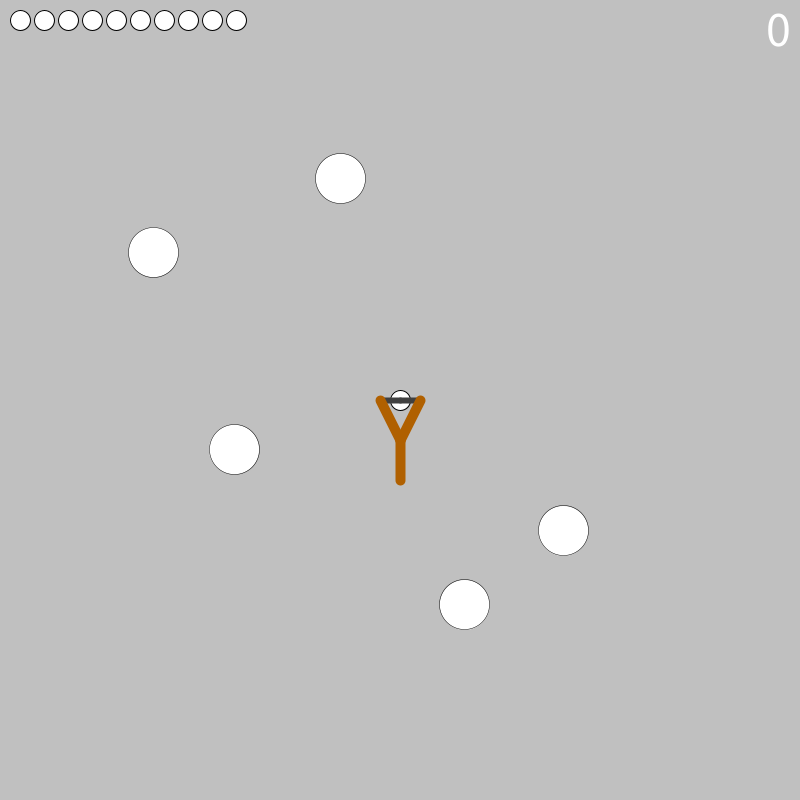
Frame 1 (no input)
Frame 60 (the mouse pressed at the canvas centre just before this capture): identical to frame 1, image omitted
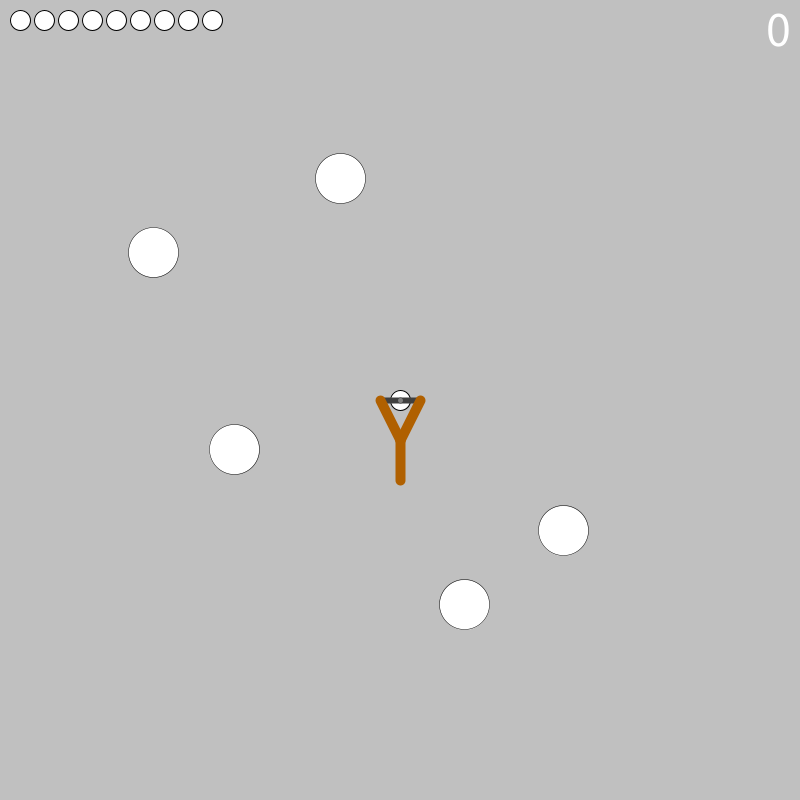
Frame 120 (the mouse held since frame 60 and released just before this capture)

The Processing sketch that drew these frames (run headless with seeded random() and noise(); from frame 60 on, the mouse is pressed at the canvas centre):

// Processing sketch: Slingshot_Game
// ── Slingshot_Game.pde
/* Ball game
 * Use a slingshot to shoot a ball at targets and get points
 * For each set of targets hit an extra life is rewarded
 * By Marinus Bos, 2022
 */

Ball ball;
Slingshot slingshot;
TargetManager targets;
Game game;

long lastFrame;

void setup() {
  size(800, 800);
  
  PVector field = new PVector(width, height);
  
  ball = new Ball(field.copy().div(2), new PVector(1, 0).setMag(100).rotate(random(0, 2*PI)), 20, #FFFFFF, new PVector(width, height), true);
  slingshot = new Slingshot(ball, field.copy().div(2));
  targets = new TargetManager();
  game = new Game(targets, ball, slingshot, field.copy());
  
  game.startGame();
}

void draw() {
  background(192);
  
  // Get the current frame time
  long currentFrame = System.nanoTime();
  float dt = 60*(float)(currentFrame-lastFrame)/(float)(1000000000);
  lastFrame = currentFrame;
  
  // Run main loops
  final int precision = 10; // Precision multiplier for main game loop
  
  for(int i = 0; i < precision; i++) {
    ball.update(dt/(float)precision);
    int hit = targets.checkCollision(ball);
    game.addScore(hit);
    game.update();
  }
  
  // Draw objects
  ball.display();
  slingshot.drawSlingshot();
  targets.display();
  slingshot.drawOverlay();
  game.display();
}

void mousePressed() {
  game.mousePress(new PVector(mouseX, mouseY));
}

void mouseDragged() {
  game.mouseDrag(new PVector(mouseX, mouseY));
}

void mouseReleased() {
  game.mouseRelease();
}

// ── Ball.pde
/* Ball
 * A ball that can be used for games
 * Includes physics and wall collision that can be disabled
 * By Marinus Bos, 2022
 */ 

class Ball {
  PVector pos;
  PVector vel;
  PVector acc;
  float size;
  color fillColor;
  PVector field; //the size of the screen
  boolean grabbed;

  Ball(PVector pos, PVector vel, float size, color fillColor, PVector field, boolean grabbed) {
    this.pos = pos;
    this.vel = vel;
    this.acc = new PVector(0, 0);
    this.size = size;
    this.fillColor = fillColor;
    this.field = field;
    this.grabbed = grabbed;
  }
  
  //display ball
  void display() {
    pushMatrix();
    translate(pos.x, pos.y);
    shape(ballShape(), 0, 0);
    popMatrix();
  }
  
  //apply physics if ball is not grabbed
  void update(float dt) {
    if (!grabbed) {
      //velocity with dt applied
      PVector frameVel = vel.copy().mult(dt);
      
      //apply forces
      if (!checkForWallCollision(frameVel)) { //discard acceleration if ball will collide
        acc.add(gravity());
        acc.add(airResistance());
        vel.add(acc.copy().mult(dt));
      }
      acc.set(0, 0); //reset acceleration after forces are applied
      
      //recalculate after forces are applied
      frameVel = vel.copy().mult(dt);

      moveWithWallCollision(frameVel);
    }
  }
  
  //returns true if ball will hit outside wall on next movement
  boolean checkForWallCollision(PVector frameVel) {
    PVector nextPos = pos.copy().add(frameVel);

    if (nextPos.x+size/2 > field.x || nextPos.y+size/2 > field.y || nextPos.x-size/2 < 0) {
      return(true);
    }
    return(false);
  }

  //move ball and bounce off the outside walls
  void moveWithWallCollision(PVector frameVel) {
    PVector nextPos = pos.copy().add(frameVel); //calculate where the next position will be if ball doesn't collide
    
    //if ball bounces off wall
    if (nextPos.x+size/2 > field.x) { //right
      nextPos.x = field.x-size/2-nextPos.x%(field.x-size/2); //calculate next position including remainder of movement after bouncing
      vel.x *= -0.95; //apply friction
    }
    if (nextPos.y+size/2 > field.y) { //bottom
      nextPos.y = field.y-size/2-nextPos.y%(field.y-size/2);
      vel.y *= -0.95;
    }
    if (nextPos.x-size/2 < 0) { //left
      nextPos.x = size/2+nextPos.x%(size/2);
      vel.x *= -0.95;
    }
    //if(nextPos.y-size/2 < 0) { //top
    //  nextPos.y = size+nextPos.y%(size/2);
    //  vel.y *= -0.95;
    //}

    pos = nextPos.copy();
  }
  
  // Returns the ball sprite
  PShape ballShape() {
    fill(fillColor);
    strokeWeight(1);
    stroke(0);
    return(createShape(ELLIPSE, 0, 0, size, size));
  }
    

  PVector gravity() {
    return(new PVector(0, 1));
  }

  PVector airResistance() {
    return(vel.copy().mult(-0.01));
  }

  PVector getPos() {
    return(pos.copy());
  }

  void setPos(PVector pos) {
    this.pos.set(pos);
  }

  void setVel(PVector vel) {
    this.vel.set(vel);
  }

  void addAcc(PVector acc) {
    this.acc.add(acc);
  }

  void grab() {
    grabbed = true;
  }

  void release() {
    grabbed = false;
  }
}

// ── Game.pde
/* Game
 * Keeps track of general game state
 * By Marinus Bos, 2022
 */ 

class Game {
  TargetManager targets;
  Ball ball;
  Slingshot slingshot;
  
  PVector field;
  
  int score;
  int lives;
  
  boolean gameStarted = false;

  Game(TargetManager targets, Ball ball, Slingshot slingshot, PVector field) {
    this.targets = targets;
    this.ball = ball;
    this.slingshot = slingshot;
    this.field = field;
  }
  
  void update() {
    // Give new set of targets and extra life is all targets are cleared
    if(targets.targets.size() == 0) {
      newTargets();
      lives += 1;
    }
  }
  
  void display() {
    displayLives();
    displayScore();
  }
  
  // Give new set of targets
  void newTargets() {
    final int setSize = 5; // Amount of targets per set
    for (int i = 0; i < setSize; i++) {
      targets.addTarget(new Target(field.copy().div(2).add(new PVector(0, 1).setMag(random(150, field.mag()/(2*sqrt(2)))).rotate(random(0, PI*2))), 50));
    }
  }
  
  void displayLives() {
    PShape ballShape = ball.ballShape();
    pushMatrix();
    translate(ball.size, ball.size);
    
    // For each life, display ball sprite and move matrix to the right
    for(int i = 0; i < lives; i++) {
      shape(ballShape, 0, 0);
      translate(ball.size*1.2, 0);
    }
    
    popMatrix();
  }
  
  void displayScore() {
    final int margins = 10;
    pushMatrix();
    translate(field.x-margins, margins);
    textSize(50);
    textAlign(RIGHT, TOP);
    stroke(255);
    text(score, 0, 0);
    popMatrix();
  }
  
  // Start game to initial state
  void startGame() {
    score = 0;
    lives = 10;
    newTargets();
    gameStarted = true;
  }
  
  // Consume a life, or stop game if lifes are gone
  void consumeLife() {
    if(lives > 0) {
      lives -= 1;
    } else {
      gameStarted = false;
    }
  }
  
  void addScore(int score) {
    this.score += score;
  }
  
  // Handle mouse press actions, unless game has ended
  void mousePress(PVector cursor) {
    game.consumeLife();
    if(gameStarted) {
      slingshot.grab(cursor);
      slingshot.updateCursor(cursor);
    }
  }
  
  // Handle mouse drag actions, unless game has ended
  void mouseDrag(PVector cursor) {
    if(gameStarted) {
      slingshot.updateCursor(cursor);
    }
  }
  
  // Handle mouse release actions, unless game has ended
  void mouseRelease() {
    if(gameStarted) {
      slingshot.release();
    }
  }
}

// ── Slingshot.pde
/* Slingshot
 * Holds ball and allows user to pull back and shoot the ball in a direction
 * By Marinus Bos, 2022
 */

class Slingshot {
  Ball ball;
  
  boolean grabbed;
  PVector center;
  PVector cursorStart;
  PVector displacement;
  
  Slingshot(Ball ball, PVector pos) {
    this.ball = ball;
    this.center = pos;
    this.displacement = new PVector (0, 0);
  }
  
  //draw the slingshot
  void drawSlingshot() {
    final float scale = 20;
    pushMatrix();
    translate(center.x, center.y);
    scale(scale);
    
    strokeWeight(.3);
    stroke(64);
    line(-1, 0, displacement.x/(float)scale, displacement.y/(float)scale);
    line(1, 0, displacement.x/(float)scale, displacement.y/(float)scale);
    
    strokeWeight(.5);
    stroke(#B06000);
    line(0, 2, 0, 4);
    line(0, 2, -1, 0);
    line(0, 2, 1, 0);
    
    popMatrix();
  }
  
  //display line showing cursor dragged path
  void drawOverlay() {
    if(grabbed) {

      pushMatrix();
      stroke(128);
      strokeWeight(5);
      translate(cursorStart.x, cursorStart.y);
      line(0, 0, displacement.x, displacement.y);
      popMatrix();
    }
  }
  
  //update cursor position
  void updateCursor(PVector cursor) {
    displacement = cursor.copy().sub(cursorStart);
    
    final int maxDisplacement = 100; // Limit how far ball can be pulled back
    
    if(displacement.mag() > maxDisplacement) { //limit elastic band length
      displacement.setMag(maxDisplacement);
    }
    
    ball.setPos(center.copy().add(displacement));
  }
  
  //put ball in the slingshot and start following cursor 
  void grab(PVector cursor) {
    ball.grab();
    cursorStart = cursor;
    grabbed = true;
  }
  
  //release ball and stop following cursor
  void release() {
    ball.release();
    
    ball.setVel(displacement.copy().div(-2));
    this.displacement = new PVector (0, 0);
    grabbed = false;
  }
}
  

// ── Target.pde
/* Target
 * Circular object to aim at
 * Handles collision detection between itself and ball
 * By Marinus Bos, 2022
 */

class Target {
  PVector pos;
  float size;

  Target(PVector pos, float size) {
    this.pos = pos.copy();
    this.size = size;
  }

  void display() {
    pushMatrix();
    translate(pos.x, pos.y);
    fill(255);
    stroke(0);
    circle(0, 0, size);
    popMatrix();
  }  
  
  // Returns true if collision with ball and bounces ball away from target
  boolean checkCollision(Ball ball) {
    PVector center1 = pos.copy();
    PVector center2 = ball.pos.copy();
    if (center1 != center2) {
      if (center2.dist(center1) < ball.size/2 + size/2) {
        //calculate bounce direction and velocity
        PVector centerDir = center2.copy().sub(center1).normalize();
        PVector nextVel = centerDir.copy().rotate(-1*(ball.vel.copy().mult(-1).heading()-centerDir.heading())).setMag(ball.vel.mag());
        
        //pushMatrix();
        //translate(ball.pos.x, ball.pos.y);
        //line(0, 0, centerDir.x*50, centerDir.y*50);
        //line(0, 0, ball.vel.x*-10, ball.vel.y*-10);
        //line(0, 0, nextVel.x*10, nextVel.y*10);
        //popMatrix();
        
        ball.setVel(nextVel.copy());
        
        return(true);
      }
    }
    return(false);
  }
}

// ── TargetManager.pde
/* TargetManager
 * Holds and updates an array of targets
 * Removes target upon collision
 * By Marinus Bos, 2022
 */

class TargetManager {
  ArrayList<Target> targets = new ArrayList();
  
  TargetManager() {
  }
  
  void display() {
    for(Target target : targets) {
      target.display();
    }
  }
  
  // Check for collision between ball and targets, removes target upon collision. Returns amount of targets hit in current cycle
  int checkCollision(Ball ball) {
    int hit = 0;
    for(int i = 0; i < targets.size(); i++) {
      boolean collided = targets.get(i).checkCollision(ball);
      if(collided) {
        targets.remove(i);
        hit++;
      }
    }
    return(hit);
  }
  
  void addTarget(Target target) {
    targets.add(target);
  }
}
